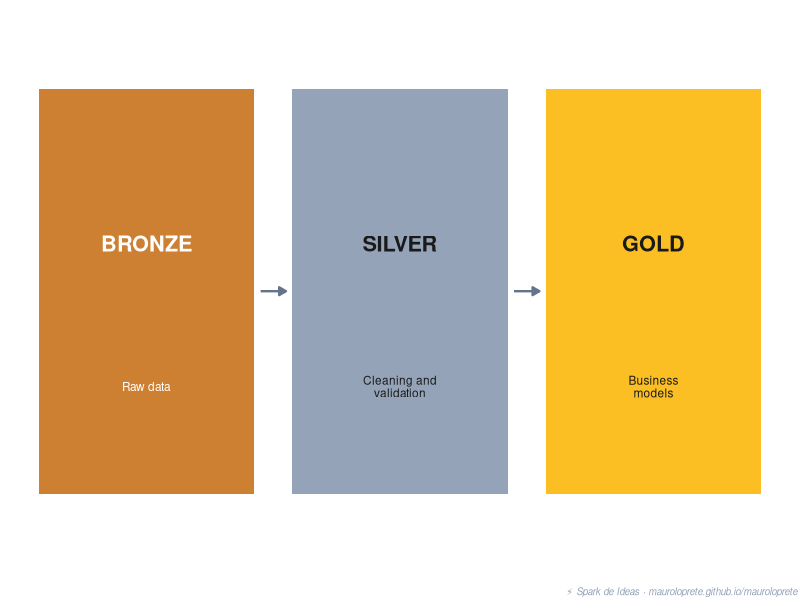

This chart was generated by the following R code:
## ---- chunk 1
#| echo: false
#| warning: false
#| message: false
#| fig-width: 7
#| fig-height: 1.5
#| fig-align: center
#| fig-cap: "Medallion architecture: Bronze (raw data), Silver (cleaning and validation), Gold (business models)."

library(ggplot2)

med <- data.frame(
  x = 1:3,
  label = c("BRONZE", "SILVER", "GOLD"),
  sub = c("Raw data", "Cleaning and\nvalidation", "Business\nmodels"),
  color = c("#cd7f32", "#94a3b8", "#fbbf24"),
  text_color = c("white", "#1a1a1a", "#1a1a1a")
)

arrows <- data.frame(x = 1:2, xend = 2:3)

ggplot(med) +
  geom_tile(aes(x = x, y = 0, fill = color), width = 0.85, height = 0.85,
            color = NA, show.legend = FALSE) +
  geom_text(aes(x = x, y = 0.1, label = label, color = text_color),
            fontface = "bold", size = 5.5, show.legend = FALSE) +
  geom_text(aes(x = x, y = -0.2, label = sub, color = text_color),
            size = 3, lineheight = 0.9, show.legend = FALSE) +
  geom_segment(data = arrows, aes(x = x + 0.45, xend = xend - 0.45, y = 0, yend = 0),
               arrow = arrow(length = unit(0.2, "cm"), type = "closed"),
               color = "#64748b", linewidth = 0.8) +
  scale_fill_identity() +
  scale_color_identity() +
  coord_cartesian(ylim = c(-0.55, 0.55)) +
  labs(caption = "\u26a1 Spark de Ideas \u00b7 mauroloprete.github.io/mauroloprete") +
  theme_void() +
  theme(plot.margin = margin(2, 2, 2, 2),
        plot.caption = element_text(color = "#94a3b8", size = 7, hjust = 1, face = "italic"))
